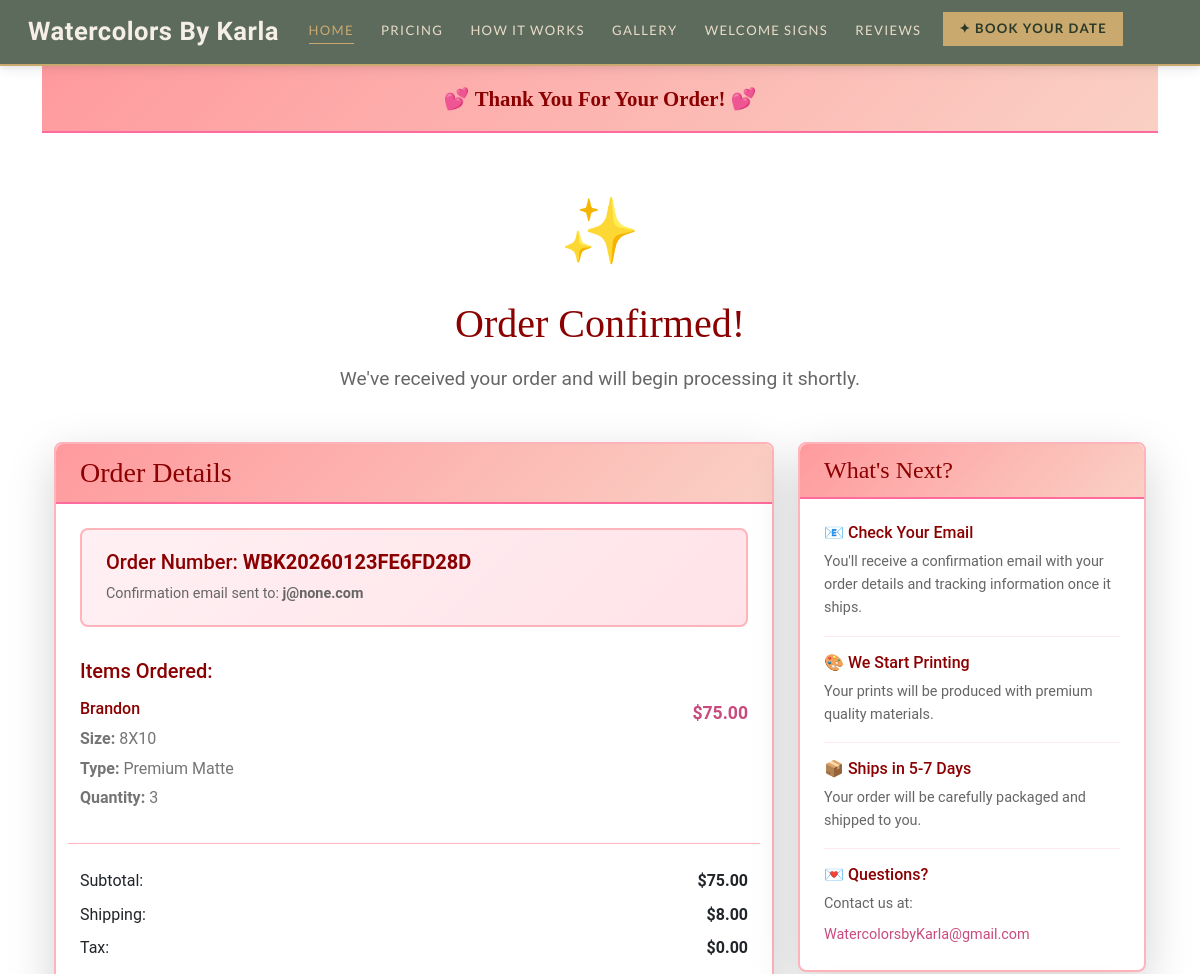
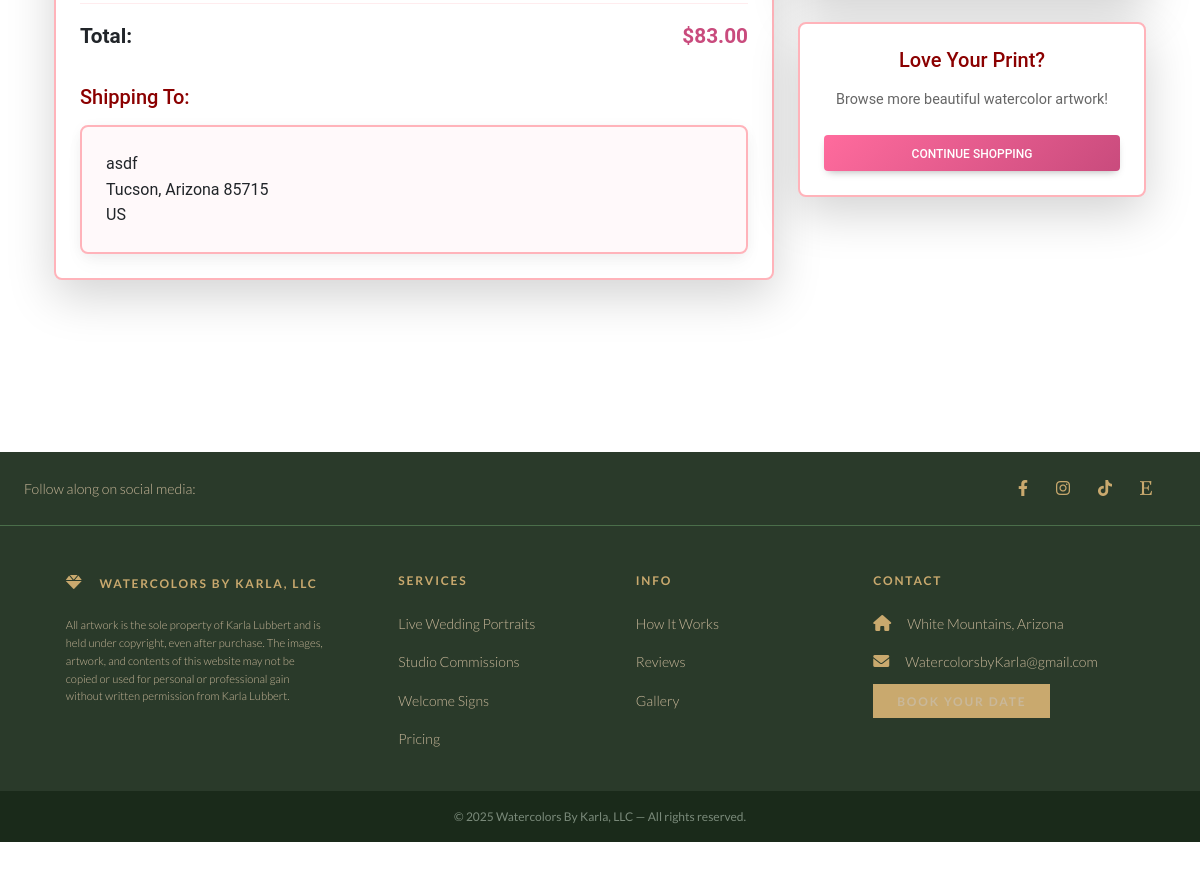
Page /shop/order/confirmation/WBK20260123FE6FD28D/ on the committed database (2 pictures, top to bottom).
### shop/models.py (models this page shows, shortened)
class Order(models.Model):
    order_number = models.CharField(max_length=50, unique=True, editable=False)
    user = models.ForeignKey(User, null=True, blank=True, on_delete=models.SET_NULL)
    email = models.EmailField()
    first_name = models.CharField(max_length=100)
    last_name = models.CharField(max_length=100)
    phone = models.CharField(max_length=20, blank=True)
    address = models.CharField(max_length=255)
    address_line_2 = models.CharField(max_length=255, blank=True)
    city = models.CharField(max_length=100)
    state = models.CharField(max_length=50)
    zip_code = models.CharField(max_length=20)
    country = models.CharField(max_length=50, default='US')
    stripe_payment_intent = models.CharField(max_length=255, blank=True)
    printful_order_id = models.CharField(max_length=100, null=True, blank=True)
    STATUS_CHOICES = [
        ('pending', 'Pending Payment'),
        ('paid', 'Paid'),
        ('processing', 'Processing'),
        ('shipped', 'Shipped'),
        ('delivered', 'Delivered'),
        ('cancelled', 'Cancelled'),
        ('refunded', 'Refunded'),
    ]
    status = models.CharField(max_length=20, choices=STATUS_CHOICES, default='pending')
    subtotal = models.DecimalField(max_digits=10, decimal_places=2)
    shipping_cost = models.DecimalField(max_digits=10, decimal_places=2, default=0)
    tax = models.DecimalField(max_digits=10, decimal_places=2, default=0)
    total_amount = models.DecimalField(max_digits=10, decimal_places=2)
    customer_notes = models.TextField(blank=True)
    admin_notes = models.TextField(blank=True)
    created_at = models.DateTimeField(auto_now_add=True)
    updated_at = models.DateTimeField(auto_now=True)
    shipped_at = models.DateTimeField(null=True, blank=True)
    delivered_at = models.DateTimeField(null=True, blank=True)
    class Meta:
        ordering = ['-created_at']
    def get_shipping_address(self):
        address_parts = [
            self.address,
            self.address_line_2,
            f"{self.city}, {self.state} {self.zip_code}",
            self.country
        ]
        return '\n'.join([part for part in address_parts if part])

class OrderItem(models.Model):
    order = models.ForeignKey(Order, related_name='items', on_delete=models.CASCADE)
    variant = models.ForeignKey(ProductVariant, on_delete=models.PROTECT)
    product_name = models.CharField(max_length=255)
    variant_size = models.CharField(max_length=50)
    variant_paper_type = models.CharField(max_length=100)
    quantity = models.PositiveIntegerField()
    price = models.DecimalField(max_digits=10, decimal_places=2)
    printful_line_item_id = models.CharField(max_length=100, null=True, blank=True)
    class Meta:
        ordering = ['id']
    def get_subtotal(self):
        return self.price * self.quantity

### shop/views.py (the view)
# urls.py: path('order/confirmation/<str:order_number>/', views.order_confirmation, name='order_confirmation'),
def order_confirmation(request, order_number):
    order = get_object_or_404(Order, order_number=order_number)
    context = {
        'order': order,
    }
    return render(request, 'shop/order_confirmation.html', context)

### templates/shop/order_confirmation.html (shortened to what this page needs)
{% extends 'base.html' %}
{% load static %}
{% block content %}
<div class="valentine-banner" style="background: linear-gradient(135deg, #ff9a9e 0%, #fad0c4 100%); padding: 1rem; text-align: center; border-bottom: 2px solid #ff6b9d;">
  <p style="margin: 0; color: #8b0000; font-family: Cambria, Cochin, Georgia, Times, 'Times New Roman', serif; font-size: clamp(1rem, 2vw, 1.3rem);">
    💕 <strong>Thank You For Your Order!</strong> 💕
  </p>
</div>
<div class="container my-5">
  <div class="text-center mb-5">
    <div style="font-size: 4rem; color: #ff6b9d;">✨</div>
    <h1 style="font-family: Cambria, Cochin, Georgia, Times, 'Times New Roman', serif; color: #8b0000; margin-top: 1rem;">
      Order Confirmed!
    </h1>
    <p style="font-size: 1.2rem; color: #666; margin-top: 1rem;">
      We've received your order and will begin processing it shortly.
    </p>
  </div>
  <div class="row">
    <div class="col-lg-8 mb-4">
      <div class="card shadow-lg" style="border: 2px solid #ffb3ba;">
        <div class="card-header" style="background: linear-gradient(135deg, #ff9a9e 0%, #fad0c4 100%); border-bottom: 2px solid #ff6b9d;">
          <h3 style="color: #8b0000; font-family: Cambria, Cochin, Georgia, Times, 'Times New Roman', serif; margin: 0;">
            Order Details
          </h3>
        </div>
        <div class="card-body p-4">
          <div class="alert" style="background: linear-gradient(135deg, #fff0f3 0%, #ffe3e9 100%); border: 2px solid #ffb3ba;">
            <h5 style="color: #8b0000; margin: 0;">
              Order Number: <strong>{{ order.order_number }}</strong>
            </h5>
            <p style="margin: 0.5rem 0 0 0; font-size: 0.9rem; color: #666;">
              Confirmation email sent to: <strong>{{ order.email }}</strong>
            </p>
          </div>
          <h5 style="color: #8b0000; margin-top: 2rem; margin-bottom: 1rem;">Items Ordered:</h5>
          {% for item in order.items.all %}
          <div class="row mb-3 pb-3 border-bottom" style="border-color: #ffb3ba !important;">
            <div class="col-md-8">
              <h6 style="color: #8b0000;">{{ item.product_name }}</h6>
              <p class="text-muted mb-1">
                <strong>Size:</strong> {{ item.variant_size }}
              </p>
              <p class="text-muted mb-1">
                <strong>Type:</strong> {{ item.variant_paper_type }}
              </p>
              <p class="text-muted">
                <strong>Quantity:</strong> {{ item.quantity }}
              </p>
            </div>
            <div class="col-md-4 text-end">
              <p style="color: #c94b7d; font-weight: bold; font-size: 1.1rem;">
                ${{ item.get_subtotal }}
              </p>
            </div>
          </div>
          {% endfor %}
          <div class="mt-4">
            <div class="d-flex justify-content-between mb-2">
              <span>Subtotal:</span>
              <strong>${{ order.subtotal }}</strong>
            </div>
            <div class="d-flex justify-content-between mb-2">
              <span>Shipping:</span>
              <strong>${{ order.shipping_cost }}</strong>
            </div>
            <div class="d-flex justify-content-between mb-2">
              <span>Tax:</span>
              <strong>${{ order.tax }}</strong>
            </div>
            <hr style="border-color: #ffb3ba;">
            <div class="d-flex justify-content-between">
              <strong style="font-size: 1.3rem;">Total:</strong>
              <strong style="font-size: 1.3rem; color: #c94b7d;">${{ order.total_amount }}</strong>
            </div>
          </div>
          <h5 style="color: #8b0000; margin-top: 2rem; margin-bottom: 1rem;">Shipping To:</h5>
          <div class="card" style="border: 2px solid #ffb3ba; background: #fff9fa;">
            <div class="card-body">
              <p style="margin: 0; white-space: pre-line;">{{ order.get_shipping_address }}</p>
            </div>
          </div>
        </div>
      </div>
    </div>
    <div class="col-lg-4">
      <div class="card shadow-lg mb-4" style="border: 2px solid #ffb3ba;">
        <div class="card-header" style="background: linear-gradient(135deg, #ff9a9e 0%, #fad0c4 100%); border-bottom: 2px solid #ff6b9d;">
          <h4 style="color: #8b0000; font-family: Cambria, Cochin, Georgia, Times, 'Times New Roman', serif; margin: 0;">
            What's Next?
          </h4>
        </div>
        <div class="card-body">
          <div class="mb-3">
            <h6 style="color: #8b0000;">📧 Check Your Email</h6>
            <p style="font-size: 0.9rem; color: #666;">
              You'll receive a confirmation email with your order details and tracking information once it ships.
            </p>
          </div>
          <hr style="border-color: #ffb3ba;">
          <div class="mb-3">
            <h6 style="color: #8b0000;">🎨 We Start Printing</h6>
            <p style="font-size: 0.9rem; color: #666;">
              Your prints will be produced with premium quality materials.
            </p>
          </div>
          <hr style="border-color: #ffb3ba;">
          <div class="mb-3">
            <h6 style="color: #8b0000;">📦 Ships in 5-7 Days</h6>
            <p style="font-size: 0.9rem; color: #666;">
              Your order will be carefully packaged and shipped to you.
            </p>
          </div>
          <hr style="border-color: #ffb3ba;">
          <div>
            <h6 style="color: #8b0000;">💌 Questions?</h6>
            <p style="font-size: 0.9rem; color: #666; margin-bottom: 0.5rem;">
              Contact us at:
            </p>
            <p style="font-size: 0.9rem; margin: 0;">
              <a href="mailto:WatercolorsbyKarla@gmail.com" style="color: #c94b7d; text-decoration: none;">
                WatercolorsbyKarla@gmail.com
              </a>
            </p>
          </div>
        </div>
      </div>
      <div class="card shadow-lg" style="border: 2px solid #ffb3ba;">
        <div class="card-body text-center p-4">
          <h5 style="color: #8b0000; margin-bottom: 1rem;">Love Your Print?</h5>
          <p style="font-size: 0.9rem; color: #666; margin-bottom: 1.5rem;">
            Browse more beautiful watercolor artwork!
          </p>
          <a href="{% url 'shop:home' %}" class="btn valentine-btn w-100" style="color: white; background: linear-gradient(135deg, #ff6b9d 0%, #c94b7d 100%); border: none;">
            Continue Shopping
          </a>
        </div>
      </div>
    </div>
  </div>
</div>
{% endblock %}

### templates/base.html (shortened to what this page needs)
{% load static %}
<!DOCTYPE html>
<html lang="en">
<head>
    <link href="https://cdn.jsdelivr.net/npm/bootstrap@5.3.3/dist/css/bootstrap.min.css" rel="stylesheet">
    <link href="https://cdnjs.cloudflare.com/ajax/libs/font-awesome/6.0.0/css/all.min.css" rel="stylesheet"/>
    <link href="https://cdnjs.cloudflare.com/ajax/libs/mdb-ui-kit/6.4.0/mdb.min.css" rel="stylesheet"/>
    <link rel="stylesheet" href="{% static 'css/base.css' %}">
</head>
<body>
  <nav class="navbar navbar-expand-lg">
    <div class="container-fluid">
      <a class="navbar-brand" href="{% url 'home' %}">Watercolors By Karla</a>
      <div class="collapse navbar-collapse" id="navbarSupportedContent">
        <ul class="navbar-nav me-auto mb-2 mb-lg-0">
          <li class="nav-item">
            <a class="nav-link active" href="{% url 'home' %}">Home</a>
          </li>
          <li class="nav-item">
            <a class="nav-link" href="{% url 'pricing' %}">Pricing</a>
          </li>
          <li class="nav-item">
            <a class="nav-link" href="{% url 'about' %}">How It Works</a>
          </li>
          <li class="nav-item">
            <a class="nav-link" href="{% url 'gallery' %}">Gallery</a>
          </li>
          <li class="nav-item">
            <a class="nav-link" href="{% url 'welcome' %}">Welcome Signs</a>
          </li>
          <li class="nav-item">
            <a class="nav-link" href="{% url 'list' %}">Reviews</a>
          </li>
          <li class="nav-item">
            <a class="nav-link book-btn" href="{% url 'add-event' %}">✦ Book Your Date</a>
          </li>
        </ul>
      </div>
    </div>
  </nav>
  <div class="container">
    {% block content %}
    {% endblock content %}
  </div>
  <div class="footer">
    <footer style="width: 100%;" class="text-center text-lg-start">
      <section class="d-flex justify-content-center justify-content-lg-between p-4 border-bottom">
        <div class="me-5 d-none d-lg-block">
          <span>Follow along on social media:</span>
        </div>
        <div>
          <a href="https://www.facebook.com/karla.p.padres" class="me-4">
            <i class="fab fa-facebook-f"></i>
          </a>
          <a href="https://www.instagram.com/watercolorsbykarla/" class="me-4">
            <i class="fab fa-instagram"></i>
          </a>
          <a href="https://www.tiktok.com/@watercolors.bykarla" class="me-4">
            <i class="fab fa-tiktok"></i>
          </a>
          <a href="https://www.etsy.com/shop/Karlawatercolors" class="me-4">
            <i class="fab fa-etsy"></i>
          </a>
        </div>
      </section>
      <section>
        <div class="container text-center text-md-start mt-5">
          <div class="row mt-3">
            <div class="col-md-3 col-lg-4 col-xl-3 mx-auto mb-4">
              <h6 class="text-uppercase fw-bold mb-4">
                <i class="fas fa-gem me-3"></i>Watercolors By Karla, LLC
              </h6>
              <p style="font-size: 0.7rem; line-height: 1.6;">
                All artwork is the sole property of Karla Lubbert and is held under copyright, even after purchase. The images, artwork, and contents of this website may not be copied or used for personal or professional gain without written permission from Karla Lubbert.
              </p>
            </div>
            <div class="col-md-2 col-lg-2 col-xl-2 mx-auto mb-4">
              <h6 class="text-uppercase fw-bold mb-4">Services</h6>
              <p><a href="{% url 'livepaint' %}">Live Wedding Portraits</a></p>
              <p><a href="{% url 'commissions' %}">Studio Commissions</a></p>
              <p><a href="{% url 'welcome' %}">Welcome Signs</a></p>
              <p><a href="{% url 'pricing' %}">Pricing</a></p>
            </div>
            <div class="col-md-3 col-lg-2 col-xl-2 mx-auto mb-4">
              <h6 class="text-uppercase fw-bold mb-4">Info</h6>
              <p><a href="{% url 'about' %}">How It Works</a></p>
              <p><a href="{% url 'list' %}">Reviews</a></p>
              <p><a href="{% url 'gallery' %}">Gallery</a></p>
            </div>
            <div class="col-md-4 col-lg-3 col-xl-3 mx-auto mb-md-0 mb-4">
              <h6 class="text-uppercase fw-bold mb-4">Contact</h6>
              <p><i class="fas fa-home me-3"></i>White Mountains, Arizona</p>
              <p><i class="fas fa-envelope me-3"></i>WatercolorsbyKarla@gmail.com</p>
              <p class="mt-3">
                <a href="{% url 'add-event' %}" style="background: #c9a96e; color: #2a3a2a; font-family: 'Lato', sans-serif; font-size: 0.75rem; letter-spacing: 0.15em; text-transform: uppercase; padding: 0.6rem 1.5rem; text-decoration: none; font-weight: 700;">
                </a>
              </p>
            </div>
          </div>
        </div>
      </section>
      <div class="footer-bottom">
        © 2025 Watercolors By Karla, LLC — All rights reserved.
      </div>
    </footer>
  </div>
</body>
</html>

### static/css/base.css (style rules this page uses)
* { margin: 0; }
body { margin:0px; width:100%; height:100%; padding:0px; }
.footer { color: black; display: flex; position: absolute; justify-content: center; width: 100%; padding-top: 100px; padding-bottom: 50px; }
.nav-link { font-family: Cambria, Cochin, Georgia, Times, 'Times New Roman', serif; font-size: 20px; }

### templates/base.html (style rules this page uses)
nav.navbar { background-color: #5d6b5d !important; border-bottom: 2px solid #c9a96e; padding: 0.75rem 1rem; }
.navbar-brand { font-family: 'Dancing Script', cursive !important; font-size: 1.6rem !important; font-weight: 600; color: #f5efe6 !important; letter-spacing: 0.02em; line-height: 1; }
.nav-link { font-family: 'Lato', sans-serif !important; font-weight: 400; font-size: 0.82rem; letter-spacing: 0.1em; text-transform: uppercase; color: #e8dcc8 !important; padding: 0.5rem 0.85rem !important; transition: color 0.2s ease; position: relative; }
.nav-link:hover, .nav-link.active { color: #c9a96e !important; }
.nav-link.active::after { content: ''; display: block; height: 1px; background: #c9a96e; margin-top: 2px; }
.nav-link.book-btn { background: #c9a96e; color: #2a3a2a !important; font-weight: 700; padding: 0.4rem 1rem !important; margin-left: 0.5rem; transition: background 0.2s ease; }
.footer footer { background-color: #2a3a2a; color: #c9b89a; }
.footer footer h6 { font-family: 'Lato', sans-serif; font-weight: 700; letter-spacing: 0.15em; color: #c9a96e; font-size: 0.75rem; }
.footer footer p, .footer footer span { font-family: 'Lato', sans-serif; font-weight: 300; font-size: 0.88rem; color: #c9b89a; }
.footer footer a { color: #c9b89a !important; transition: color 0.2s ease; }
.footer footer .border-bottom { border-color: #4a6e4a !important; }
.footer footer .fab, .footer footer .fas { color: #c9a96e !important; font-size: 1rem; }
.footer-bottom { background-color: #1a2a1a; color: #7a8a7a; font-family: 'Lato', sans-serif; font-size: 0.75rem; padding: 1rem; text-align: center; }

### rows in the picture
Order: order_number "WBK20260123FE6FD28D", email "j@none.com", subtotal "75.00", shipping_cost "8.00", tax "0.00", total_amount "83.00", get_shipping_address "asdf Tucson, Arizona 85715 US"
OrderItem: product_name "Brandon", variant_size "8X10", variant_paper_type "Premium Matte", quantity "3", get_subtotal "75.00"
